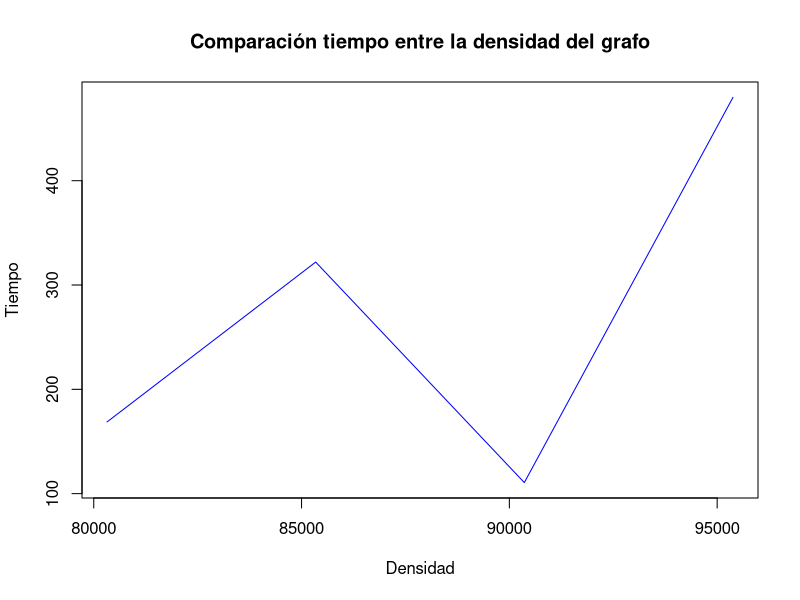
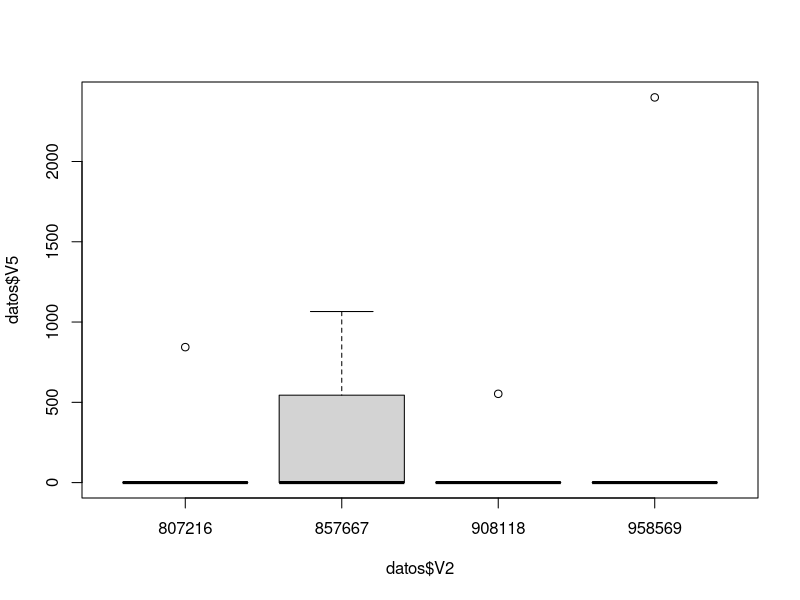

Source code (R) for these figures, in order:
datos = read.csv("resultTarea5.dat", sep=" ", header=FALSE)
a = aggregate(datos, by=list(datos$V2), mean)
plot(a$Group.1*100/a$V1, a$V5, col="blue", pch=16, type="l",main="Comparación tiempo entre la densidad del grafo",xlab="Densidad", ylab="Tiempo")
boxplot(datos$V5 ~ datos$V2)
